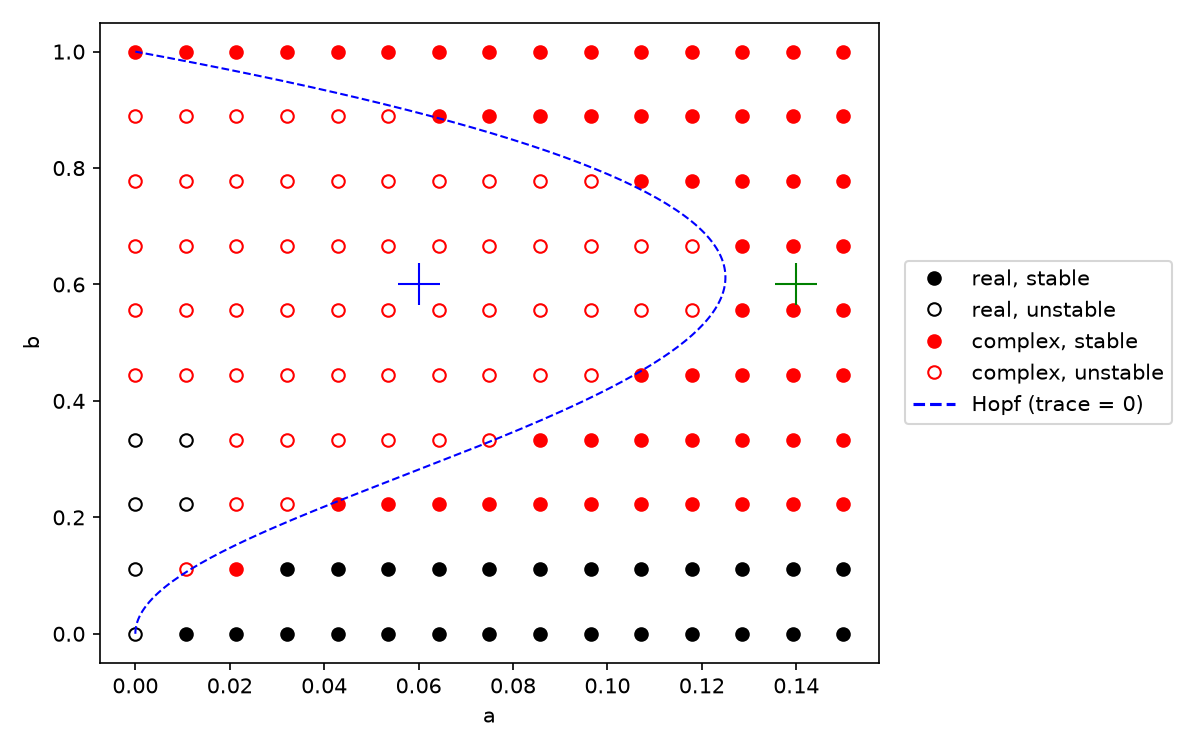

The Python source for this figure:
import matplotlib.pyplot as plt
import numpy as np
import sympy as sp
from sympy import re
from matplotlib.lines import Line2D

# 変数と定数
x, y, a, b = sp.symbols("x y a b", real=True, positive=True)

f = -x + a * y + x**2 * y
g =  b - a * y - x**2 * y

# ヌルクラインと固定点
solutions = sp.solve( [ -x + a * y + x**2 * y , b - a * y - x**2 * y ]  , ( x , y ) )
fix_x , fix_y = solutions[0]

# ヤコビ行列
J_sym = sp.Matrix( [ [ f.diff( x ) , f.diff( y ) ] , [ g.diff( x ) , g.diff( y ) ] ] )

# 相図を描く
a_grid = np.linspace( 0, 0.15, 15 )
b_grid = np.linspace( 0, 1.0, 10 )
[A, B] = np.meshgrid( a_grid , b_grid )
plt.figure( figsize=( 8 , 5 ) )

for a_val , b_val in zip( A.flatten() , B.flatten() ):
    J_num = J_sym.subs( [ ( x , fix_x ) , ( y , fix_y ) , ( a , a_val ), ( b , b_val ) ] )
    eig1, eig2 = J_num.eigenvals().keys()

    if eig1.is_real : # eig1 が実数ならば if 節に入る
        if eig1 < 0 and eig2 < 0 : # 実数・安定
            plt.plot( a_val , b_val , 'ko' ) 
        else : # 実数・不安定
            plt.plot( a_val , b_val , 'ko' , fillstyle='none') 
    else :
        if re( eig1 ) < 0 : # eig1 の実部が負であれば if 節に入る。すなわち複素数・安定の場合。
            plt.plot( a_val , b_val , 'ro' ) 
        else : # 複素数・不安定
            plt.plot( a_val , b_val , 'ro' , fillstyle='none') 

# 振動するパラメータと振動しないパラメータの位置関係を表示
oscillation_a = 0.06
oscillation_b = 0.6
stable_a = 0.14
plt.plot( oscillation_a , oscillation_b , 'b+', ms=20)
plt.plot( stable_a , oscillation_b , 'g+', ms=20)

# trace = 0（固有値の実部 = 0）を a について解くと Hopf 分岐の曲線になる
hopf_a = sp.solve( sp.simplify( J_sym.subs( [ ( x , fix_x ) , ( y , fix_y ) ] ).trace() ) , a )
hopf_func = sp.lambdify( b , hopf_a[0] , 'numpy' )
b_line = np.linspace( 0 , 1.0 , 200 )
plt.plot( hopf_func( b_line ) , b_line , 'b--' , lw=1 )

legend_items = [ Line2D( [] , [] , marker='o' , color=c , ls='none' , fillstyle=fs , label=label )
                 for c , fs , label in [ ( 'k' , 'full' , 'real, stable' ) , ( 'k' , 'none' , 'real, unstable' ) ,
                                         ( 'r' , 'full' , 'complex, stable' ) , ( 'r' , 'none' , 'complex, unstable' ) ] ]
legend_items.append( Line2D( [] , [] , color='b' , ls='--' , label='Hopf (trace = 0)' ) )
plt.legend( handles=legend_items , loc='center left' , bbox_to_anchor=( 1.02 , 0.5 ) )
plt.xlabel( 'a' )
plt.ylabel( 'b' )
plt.tight_layout()
plt.savefig( 'selkov_phase_diagram.png' , dpi=150 )
plt.show()
